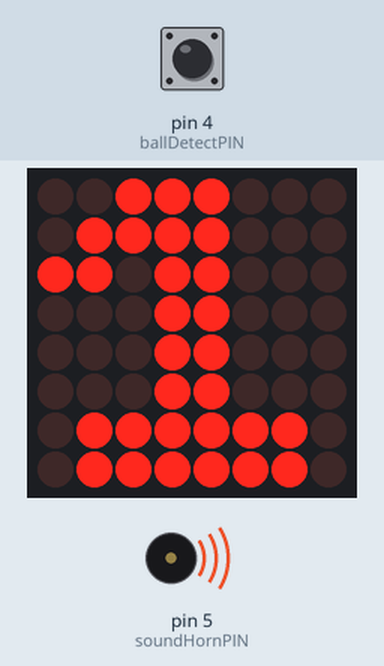
Bench run of a sketch on a simulated Arduino Uno, built with avr-gcc and run on an emulated ATmega328P. Parts: 8×8 LED matrix, buzzer (waves = sounding, pin HIGH). Inputs (shaded band) come from the test bench; at power-on: pin 4 (ballDetectPIN) HIGH. Random numbers use the default seed unless the sketch sets one; what the sketch prints to the serial monitor is not drawn.

Above: at 1.2 s.
1.3 s: pin 4 (ballDetectPIN) pulled LOW for 3.2 s
At 15.01 s:
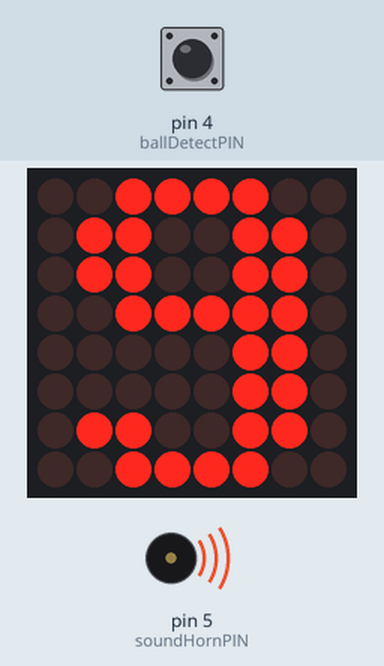
At 15.64 s:
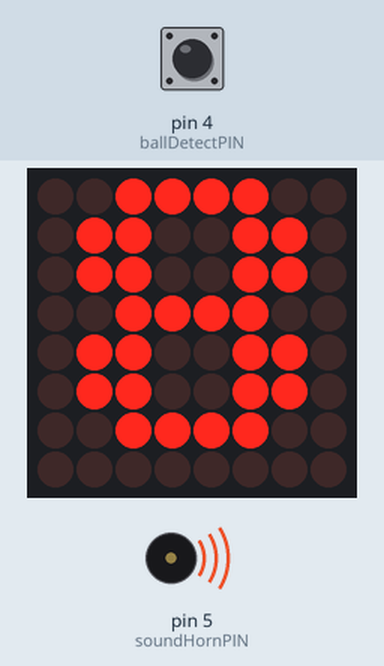
Timing chart, 0 to 16.0 s (numbered marks = the images above; inputs shaded):
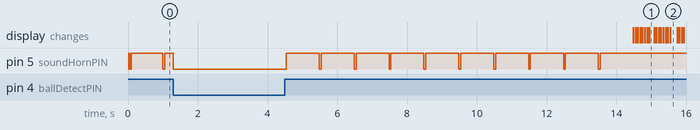

The sketch:

pinball_cube.ino
```cpp
//****************************************************
//**             LHCreate - 2017                    **
//**               Pinball cube                     **
//**   author : Carl - (c)2017                      **
//**   version : 1.0                                **
//**   date : 16/11/2017                            **
//**                                                **
//**   https://github.com/nostradomus/LHCreate-2017 **
//**                                                **
//****************************************************
// v1.0 : original version for the presentation,
//        with minor improvements (repetitive code replaced by functions)
/*
                      +-----+
         +------------| USB |------------+      5V---+\
         |            +-----+            |      GND--+ |8x8 LED dot-matrix
         | [ ]D13/SCK        MISO/D12[O] |----DIN----+ |display module with
         | [ ]3.3V           MOSI/D11[O]~|----CLK----+ |MAX7219CNG chip
         | [ ]V.ref            SS/D10[O]~|----CS-----+/
         | [ ]A0                   D9[ ]~|
         | [ ]A1                   D8[ ] |
         | [ ]A2                   D7[ ] |
         | [ ]A3                   D6[ ]~|
         | [ ]A4/SDA               D5[O]~|----SOUND-HORN-------5V
         | [ ]A5/SCL               D4[I] |----Ball-detection---GND
         | [ ]A6              INT1/D3[ ]~|
         | [ ]A7              INT0/D2[ ] |
         | [ ]5V                  GND[ ] |
         | [ ]RST                 RST[ ] |
         | [ ]GND   5V MOSI GND   TX1[ ] |
         | [ ]Vin   [ ] [ ] [ ]   RX1[ ] |
         |          [ ] [ ] [ ]          |
         | NANO-V3  MISO SCK RST         |
         +-------------------------------+
*/

//***************************************************
//**             library section                   **
//***************************************************
#include "LedControl.h"                  // library for the 8x8 LED matrix display (https://github.com/wayoda/LedControl)

//***************************************************
//**            constants section                  **
//***************************************************
#define FWversion "v1.0"
#define ballDetectPIN 4                  // detection switch for the ball. PD4, or physical pin 2 on ATmega328p-AU (TQFP32 package)
#define soundHornPIN 5                   // sound horn output for correct energy. PD5, or physical pin 9 on ATmega328p-AU (TQFP32 package)
#define codeVisibleTime 10000            // when winning the game, the code will be visible for 10 seconds

//***************************************************
//**         global variables section              **
//***************************************************
LedControl lc = LedControl(12,11,10,1);  // DIN-pin, CLK-pin, CS-pin, number of connected display modules
unsigned long lastAnimationChange;       // timecounter for the animation when playing
int currentAnimationFrame = 1;           // currently shown frame of the animation
unsigned long lastNumberChange;          // timecounter for the numberspinner-animation when playing
unsigned long ballDetectedTimestamp;     // timestamp (in millis) when the ball was detected
bool showCodeDigit;                      // player applied correct energy => show code digit for a certain time
int beeps;                               // 'one beep a second'-counter

byte animationFrame1[] =
{
   B00000000,  //
   B00000000,  //
   B00000000,  //
   B00011000,  //   ++
   B00011000,  //   ++
   B00000000,  //
   B00000000,  //
   B00000000   //
};

byte animationFrame2[] =
{
   B00000000,  //
   B00000000,  //
   B00111100,  //  +--+
   B00100100,  //  |  |
   B00100100,  //  |  |
   B00111100,  //  +--+
   B00000000,  //
   B00000000   //
};

byte animationFrame3[] =
{
   B00000000,  //
   B01111110,  // +----+
   B01000010,  // |    |
   B01000010,  // |    |
   B01000010,  // |    |
   B01000010,  // |    |
   B01111110,  // +----+
   B00000000   //
};

byte animationFrame4[] =
{
   B11111111,  //+------+
   B10000001,  //|      |
   B10000001,  //|      |
   B10000001,  //|      |
   B10000001,  //|      |
   B10000001,  //|      |
   B10000001,  //|      |
   B11111111   //+------+
};

byte one[] =
{
   B00111000,
   B01111000,
   B11011000,
   B00011000,
   B00011000,
   B00011000,
   B01111110,
   B01111110
};

byte two[] =
{
   B00111100,
   B01100110,
   B00000110,
   B00001100,
   B00011000,
   B00110000,
   B01111110,
   B01111110
};

byte three[] =
{
   B00111100,
   B01100110,
   B00000110,
   B00111100,
   B00000110,
   B01100110,
   B00111100,
   B00000000
};

byte four[] =
{
   B00001100,
   B00011100,
   B00111100,
   B01101100,
   B11001100,
   B11111111,
   B00001100,
   B00001100
};

byte five[] =
{
   B01111110,
   B01100000,
   B01100000,
   B01111100,
   B00000110,
   B01100110,
   B00111100,
   B00000000
};

byte six[] =
{
   B00111100,
   B01100110,
   B01100000,
   B01111100,
   B01100110,
   B01100110,
   B00111100,
   B00000000
};

byte seven[] =
{
   B01111111,
   B00000011,
   B00000110,
   B00001100,
   B00011000,
   B00011000,
   B00011000,
   B00011000
};

byte eight[] =
{
   B00111100,
   B01100110,
   B01100110,
   B00111100,
   B01100110,
   B01100110,
   B00111100,
   B00000000
};

byte nine[] =
{
   B00111100,
   B01100110,
   B01100110,
   B00111110,
   B00000110,
   B00000110,
   B01100110,
   B00111100,
};

byte zero[] =
{
   B00111100,
   B01111110,
   B01100110,
   B01100110,
   B01100110,
   B01100110,
   B01111110,
   B00111100
};

byte dark[] =
{
   B00000000,
   B00000000,
   B00000000,
   B00000000,
   B00000000,
   B00000000,
   B00000000,
   B00000000
};

byte full[] =
{
   B11111111,
   B11111111,
   B11111111,
   B11111111,
   B11111111,
   B11111111,
   B11111111,
   B11111111
};

//***************************************************
//**               setup section                   **
//***************************************************
void setup() {
  Serial.begin(115200);                        // initialize the serial communication
  Serial.println(".");
  Serial.println("*********************************************************");
  Serial.println("**                   LHCreate - (c)2017                **");
  Serial.println("*                       pinball cube                    *");
  Serial.println("**    Developed by The Nostradomus Engineering Team    **");
  Serial.println("*");
  Serial.println("*  - Serial communication initialized");
  pinMode(ballDetectPIN, INPUT_PULLUP);
  pinMode(soundHornPIN, OUTPUT);
  digitalWrite(soundHornPIN, HIGH);
  Serial.println("*  - Digital inputs and outputs configured");
  lc.shutdown(0,false);                       // initialise the 8x8 matrix display
  lc.setIntensity(0,1);                       // set initial brightness level
  lc.clearDisplay(0);                         // clear the display
  Serial.println("*  - Display initialised");
  Serial.print("*  - Controller version    : ");
  Serial.println(ARDUINO);
  Serial.print("*  - Firmware version      : ");
  Serial.println(FWversion);
  Serial.print("*  - CPU frequency         : ");
  Serial.println(F_CPU);
  Serial.println("*");
  Serial.println("**                   Setup completed...                **");
  Serial.println("*********************************************************");
  Serial.println(" ");
}

//***************************************************
//**            main application loop              **
//***************************************************
void loop() {
  // check the ball detection switch, and set the concerning flags
  bool ballDetected = !digitalRead(ballDetectPIN);

  // logic to show code digit for a limited time, when the correct energy had been applied
  if (ballDetected) {
    showCodeDigit = true;
    ballDetectedTimestamp = millis();
    beeps = 0;
  } else {
    if ((millis() - ballDetectedTimestamp) < codeVisibleTime) {
      showCodeDigit = true;
    } else {
      showCodeDigit = false;
    }
  }

  // update the display
  if (showCodeDigit) {
    //TODO: obtain the code for the on-going game from the central cube
    //      (a random digit has currently been hard-coded for the presentation)
    showBitmap(one,15);
    // the soundhorn will briefly beep every second, as long as the winning code digit is visible
    if ((millis() - ballDetectedTimestamp) > (beeps * 1000)) {
      digitalWrite(soundHornPIN, LOW);
      delay(50);
      digitalWrite(soundHornPIN, HIGH);
      beeps++;
    }
  } else {
    // choose on of the two animations below
    // this anamition will be shown on the display as long as the enigma has not been solved
    numberSpinner();
    //framesAnimation();
  }
}

//***************************************************
//** application specific functions and procedures **
//***************************************************

// helper function to send 8 bytes to the display
// each byte contains the info for one row of 8 LEDs
void showBitmap(byte bitmap[], int brightness)
{
  lc.setIntensity(0,brightness);
  for (int i = 0; i < 8; i++)
  {
    lc.setRow(0,i,bitmap[i]);
  }
}

// helper function, to animate the display with expanding/shrinking squares
void framesAnimation()
{
  if ((lastAnimationChange == 0) or ((millis() - lastAnimationChange) >= 600)) {
    switch (currentAnimationFrame) {
      case 1:
        showBitmap(animationFrame1,8);
        break;
      case 2:
        showBitmap(animationFrame2,6);
        break;
      case 3:
        showBitmap(animationFrame3,4);
        break;
      case 4:
        showBitmap(animationFrame4,2);
        break;
      case 5:
        showBitmap(animationFrame3,4);
        break;
      case 6:
        showBitmap(animationFrame2,6);
        break;
    }
    currentAnimationFrame++;
    if (currentAnimationFrame > 6) {
      currentAnimationFrame = 1;
    }
    lastAnimationChange = millis();
  }
}

// helper function, to animate the display with random numbers
void numberSpinner()
{
  if ((lastNumberChange == 0) or ((millis() - lastNumberChange) >= 65)) {
    int randomNumber = random(1, 10);
    switch (randomNumber) {
      case 1:
        showBitmap(one,1);
        break;
      case 2:
        showBitmap(two,1);
        break;
      case 3:
        showBitmap(three,1);
        break;
      case 4:
        showBitmap(four,1);
        break;
      case 5:
        showBitmap(five,1);
        break;
      case 6:
        showBitmap(six,1);
        break;
      case 7:
        showBitmap(seven,1);
        break;
      case 8:
        showBitmap(eight,1);
        break;
      case 9:
        showBitmap(nine,1);
        break;
      case 10:
        showBitmap(zero,1);
        break;
    }
    lastNumberChange = millis();
  }
}
```

Measured:
- by itself, pin 5 (soundHornPIN): repeats every 1.0 s: HIGH 0.95 s, LOW 0.05 s, until it stays HIGH from 13.5 s
